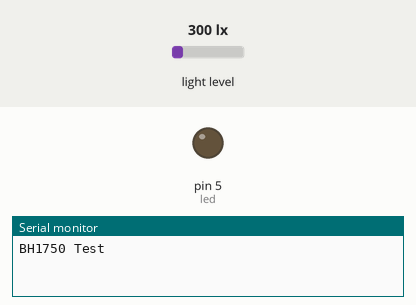
Recording of a sketch running on a simulated Arduino Uno, built with avr-gcc and run on an emulated ATmega328P. Parts: output pins drawn as LEDs (lit = HIGH), the last lines printed to the serial monitor. The inputs (shaded band) are chosen by the test bench; at power-on: light level 300 lx. The audio player accepts every command and is not drawn.

Above: at 0.1 s.
At 2.7 s:
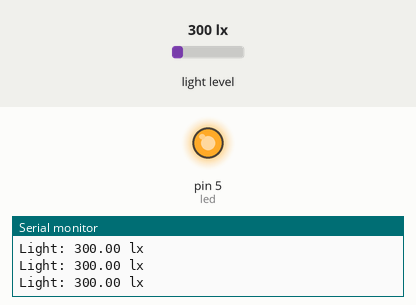
2.8 s: light level set to 1000 lx
Timing chart, 0 to 5.8 s (numbered marks = the images above; inputs shaded):
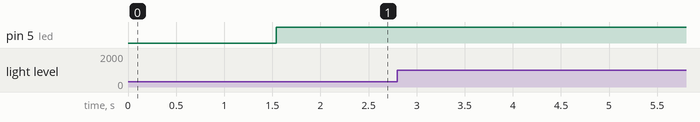

The sketch:

Sensors.ino
```cpp
//6 grey scales --> 6 sounds (Blues Scals) maybe pentatonic -

//DF PLAYER LIBRARY
#include "Arduino.h"
#include "SoftwareSerial.h"
#include "DFRobotDFPlayerMini.h"

SoftwareSerial mySoftwareSerial(10, 11); // RX, TX
DFRobotDFPlayerMini myDFPlayer;
void printDetail(uint8_t type, int value);

//LIGHT SENSOR LIBRARY
#include <Wire.h>
#include <BH1750.h>

BH1750 lightMeter;
int led = 5;


void setup() {
  //LIGHT SENSOR SETUP
  Serial.begin(9600);
  Wire.begin();
  lightMeter.begin();
  Serial.println(F("BH1750 Test"));
  delay(1000);

  pinMode(led, OUTPUT);


  //DF PLAYER SETUP
  mySoftwareSerial.begin(9600);

  Serial.println();
  Serial.println(F("Initializing DFPlayer ... (May take 3~5 seconds)"));

  if (!myDFPlayer.begin(mySoftwareSerial)) {  //Use softwareSerial to communicate with mp3.
    Serial.println(F("Unable to begin:"));
    Serial.println(F("1.Please recheck the connection!"));
    Serial.println(F("2.Please insert the SD card!"));
    while (true);
  }
  Serial.println(F("DFPlayer Mini online."));

  myDFPlayer.volume(20);  //Set volume value. From 0 to 30
  myDFPlayer.play(1);  //Play the first first notes once when started up
}


void loop() {

  analogWrite(led, 255); //LIGHT SENSOR PART

  float lux = lightMeter.readLightLevel();
  Serial.print("Light: ");
  Serial.print(lux);
  Serial.println(" lx");

  int lightReading = lux;
  delay(50);
/*
  //NOTE PLAYING PART
  //if (lightReading < 9) {
   // myDFPlayer.playMp3Folder(1);

 // }
  //if ((lightReading > 9) && (lightReading < 12)){
  //myDFPlayer.playMp3Folder(2);
  // }
  //if ((lightReading > 12) && (lightReading < 50)){
 // myDFPlayer.playMp3Folder(3);
 //  }
  // if ((lightReading > 50) && (lightReading < 100)){
  //  myDFPlayer.playMp3Folder(4);
  // }
  // if ((lightReading > 1) && (lightReading < 1)){
  // myDFPlayer.playMp3Folder(5);
  // }
  if (lightReading > 140) {
    myDFPlayer.playMp3Folder(6);

  }*/

}
```
